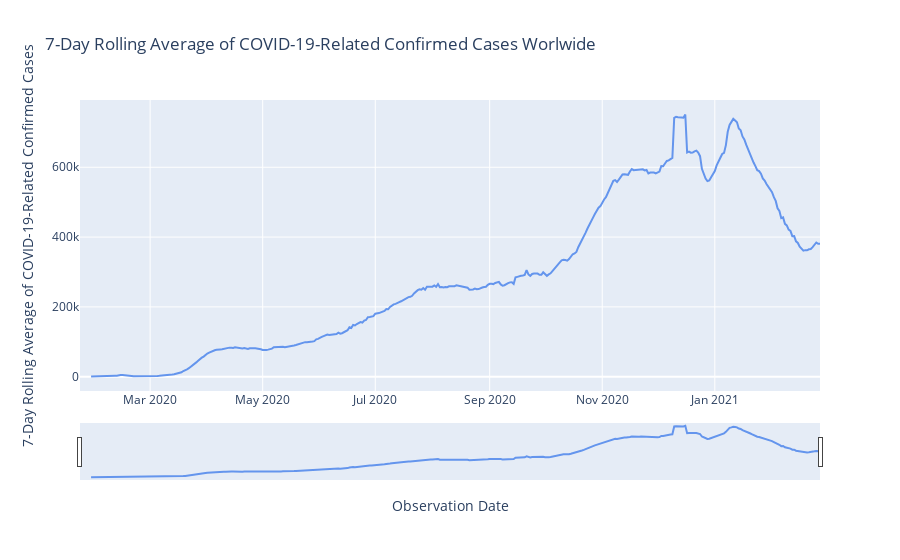

Source (notebook cell):
### Markdown cell above
We visualize the 7-day moving averages with the use of a line graph.

### Code cell
fig = go.Figure()

fig.add_trace(go.Scatter(x = moving_agg_confirmed_date['ObservationDate'],
                    y = moving_agg_confirmed_date['Daily Confirmed (7-Day Rolling Average)'],
                    name = 'Daily Confirmed Cases (7-Day Rolling Average)',
                    marker_color = 'cornflowerblue'))

fig.update_layout(xaxis_rangeslider_visible = True,
                 title = "7-Day Rolling Average of COVID-19-Related Confirmed Cases Worlwide",
                 xaxis_title = "Observation Date",
                 yaxis_title = "7-Day Rolling Average of COVID-19-Related Confirmed Cases")

fig.show()

### Figure 1 — Plotly figure (JSON) as saved in the notebook; plotly's stock layout.template omitted (floating-point values rounded to 4 significant figures; data arrays with more than 128 entries replaced by an {"elided": "..."} marker saying what was removed)
{"data": [{"marker": {"color": "cornflowerblue"}, "name": "Daily Confirmed Cases (7-Day Rolling Average)", "type": "scatter", "x": {"elided": "402 str values"}, "y": {"elided": "402 float values"}}], "layout": {"title": {"text": "7-Day Rolling Average of COVID-19-Related Confirmed Cases Worlwide"}, "xaxis": {"rangeslider": {"visible": true}, "title": {"text": "Observation Date"}}, "yaxis": {"title": {"text": "7-Day Rolling Average of COVID-19-Related Confirmed Cases"}}}}
